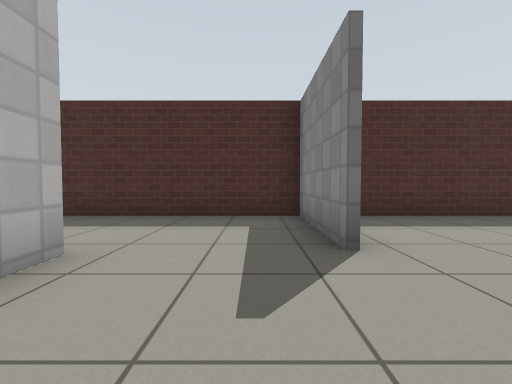
View 1 (above)

18 first-person views from a walk through a Gazebo world. The camera is 0.72 m above the floor, tilts 2° down and sees 90° across. The floor is counted in squares, 1 m on a side. Each view is taken from the middle of a square. On the plan, view 1 faces up. The plan holds only what a view shows up to about 9 squares ahead; the rest is blank. Simple patterns stand in for the simulator's built-in surfaces.

View 2
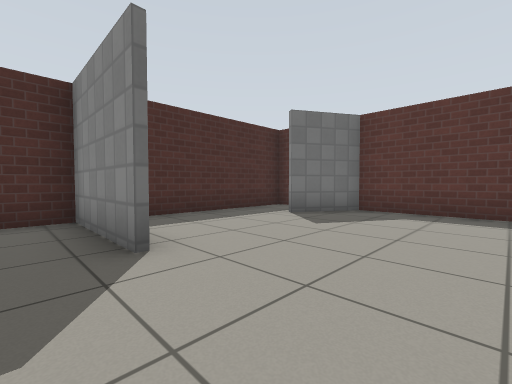

View 3
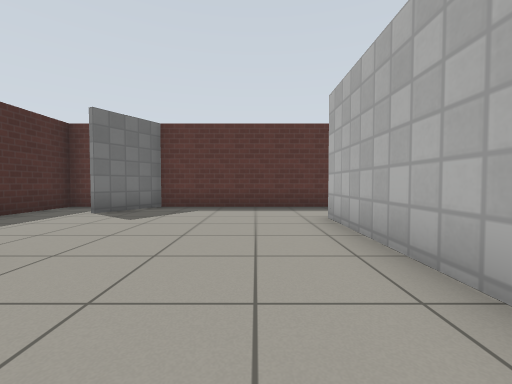

View 4
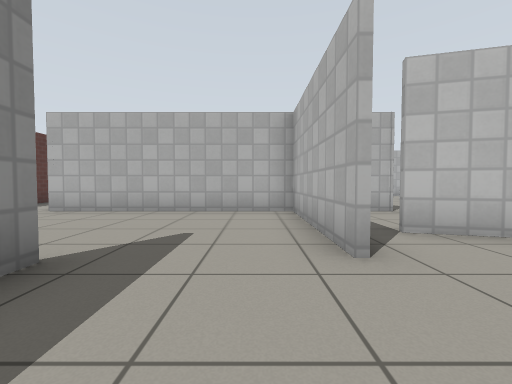

View 5
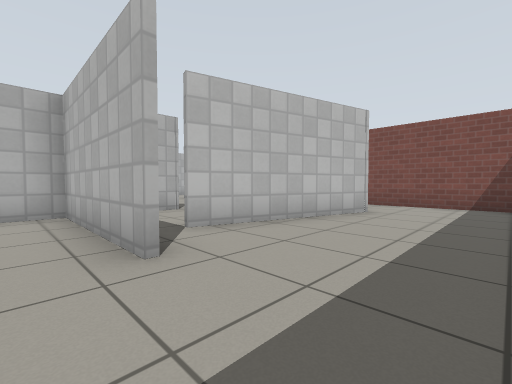

View 6
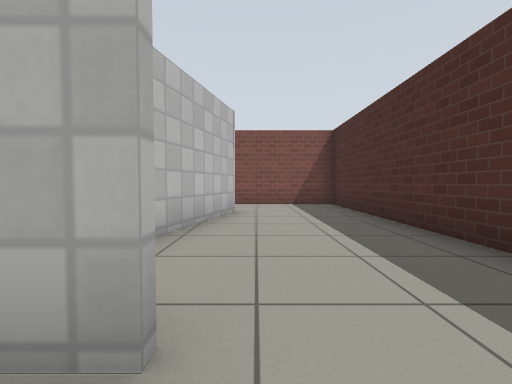

View 7
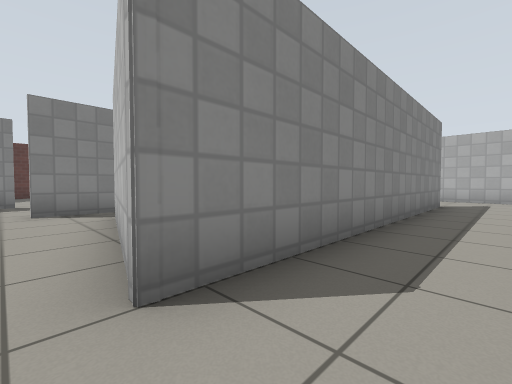

View 8
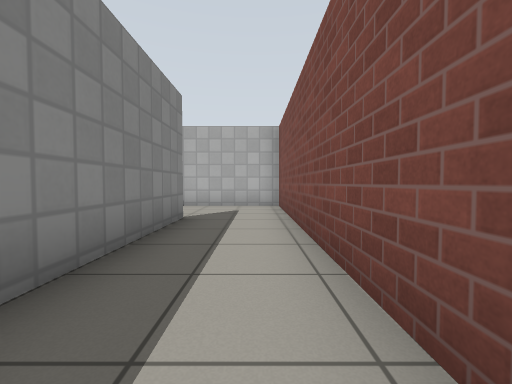

View 9
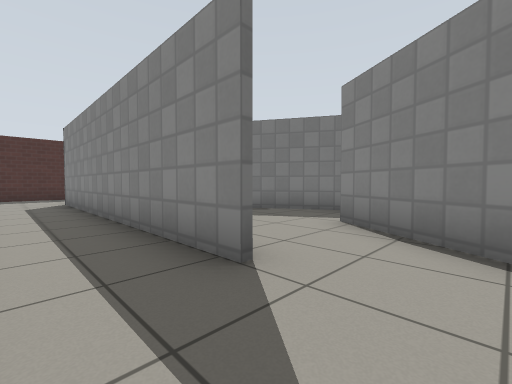

View 10
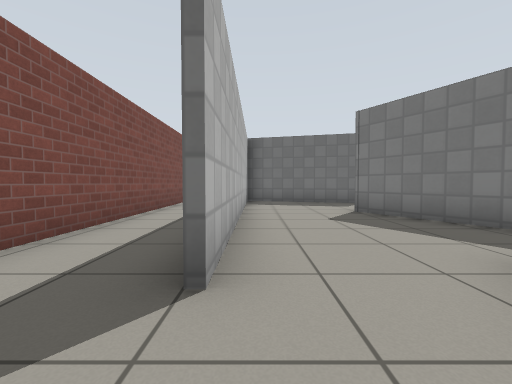

View 11
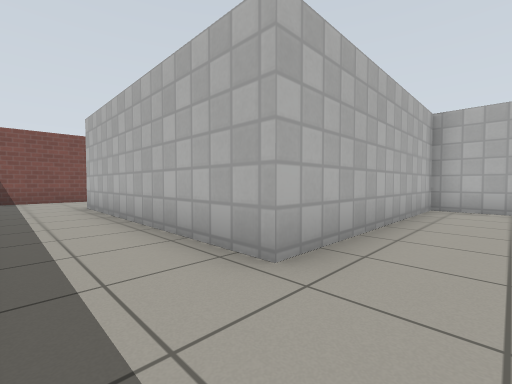

View 12
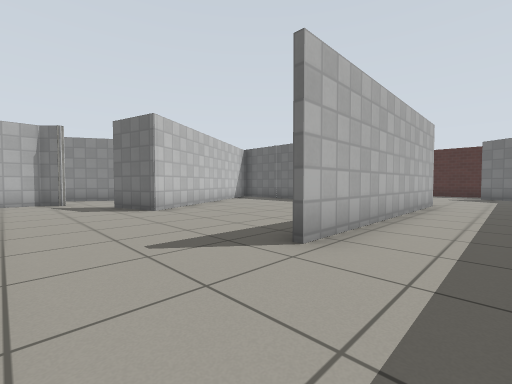

View 13
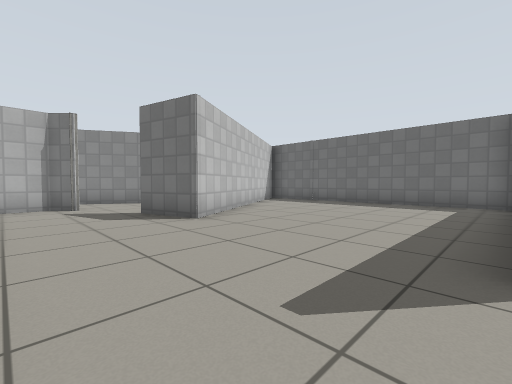

View 14
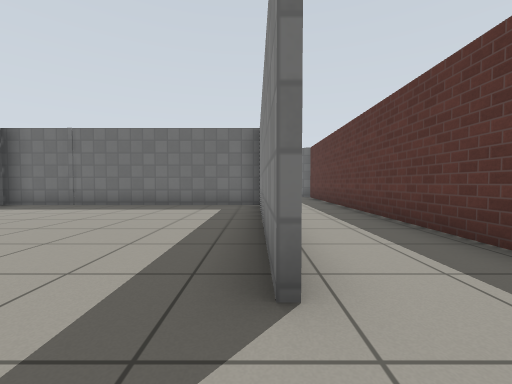

View 15
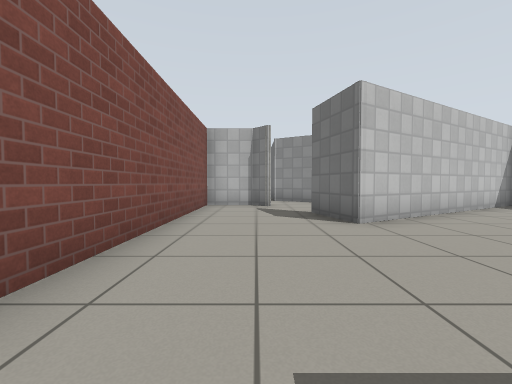

View 16
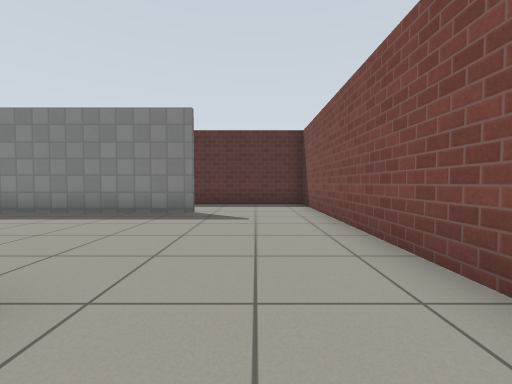

View 17
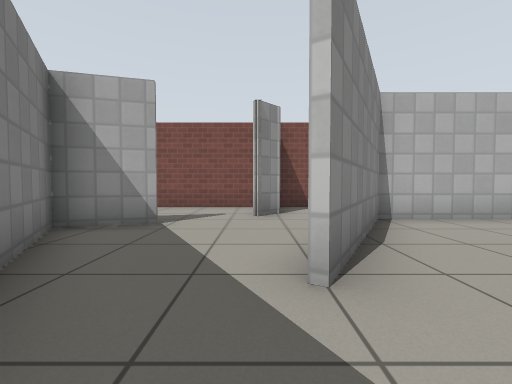

View 18
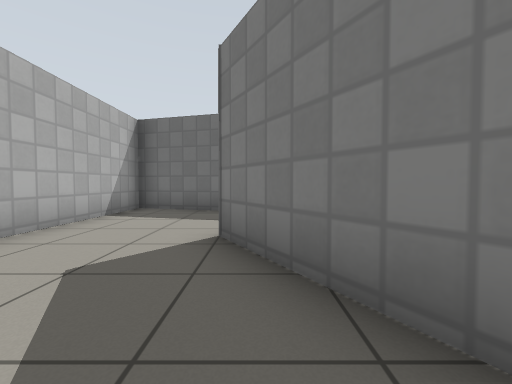

### Floor plan
Ten units are one square. View 1 is at (0, 0); x grows to the right and y downward. Boxes are objects, and circles mark ways between rooms. Rooms are numbered by the first view taken in them; rooms with no view inside come last. Other rooms are left out.
<svg viewBox="-102 -61 174 182">
<path fill="none" stroke="#000" d="M-21 -10 -21 -26M-19 -26 -19 15 43 15M10 -26 10 -56 -97 -56 -97 91 -64 91 -53 72M67 16 67 -29 50 -39M67 -49 67 -56 22 -56M-75 64 -75 -25 -31 -13M41 85 41 25M-23 85 -7 81 -25 49M-39 96 -44 101 -44 116M41 16 -45 16M-36 27 -5 82 -22 86M-46 101 -40 95M43 15 43 85M-54 76 -63 92M-56 116 67 116 67 16M-44 13 -36 27M-49 -16 -73 -23 -73 64M-25 49 -45 15 -39 15M-53 72 -45 57"/>
<circle cx="55" cy="20" r="3" fill="#2a7"/>
<circle cx="-30" cy="-10" r="3" fill="#2a7"/>
<circle cx="-40" cy="50" r="3" fill="#2a7"/>
<text x="-10" y="-10">1</text>
<text x="10" y="70">2</text>
<text x="-50" y="20">3</text>
</svg>
Room 1 opens to room 2. Room 1 opens to room 3. Room 2 opens to room 3.

Where each view was taken, in squares from view 1:
view 1: 0 up, 0 right, facing up
view 2: 0 up, 0 right, facing up-right
view 3: 0 up, 1 left, facing right
view 4: 5 up, 1 left, facing down
view 5: 5 up, 1 left, facing down-left
view 6: 3 up, 1 left, facing left
view 7: 3 up, 9 left, facing down-right
view 8: 1 down, 9 left, facing down
view 9: 8 down, 9 left, facing up-right
view 10: 8 down, 7 left, facing up
view 11: 0 up, 6 right, facing down-left
view 12: 11 down, 6 right, facing up-left
view 13: 11 down, 4 right, facing up-left
view 14: 10 down, 4 right, facing up
view 15: 10 down, 4 right, facing left
view 16: 10 down, 2 left, facing right
view 17: 4 down, 4 left, facing down
view 18: 5 down, 4 left, facing up
